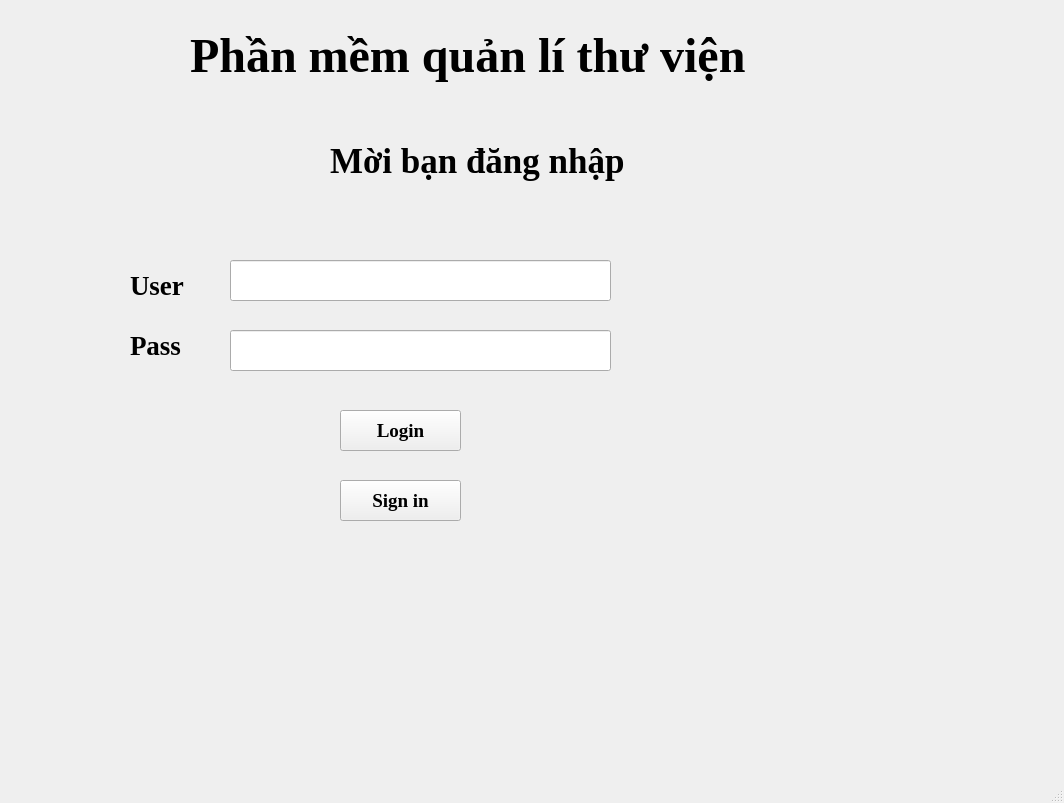
<?xml version="1.0" encoding="UTF-8"?>
<ui version="4.0">
 <class>MainWindow</class>
 <widget class="QMainWindow" name="MainWindow">
  <property name="geometry">
   <rect>
    <x>0</x>
    <y>0</y>
    <width>1064</width>
    <height>803</height>
   </rect>
  </property>
  <property name="mouseTracking">
   <bool>false</bool>
  </property>
  <property name="windowTitle">
   <string>MainWindow</string>
  </property>
  <widget class="QWidget" name="centralwidget">
   <widget class="QLabel" name="label">
    <property name="geometry">
     <rect>
      <x>190</x>
      <y>20</y>
      <width>861</width>
      <height>71</height>
     </rect>
    </property>
    <property name="font">
     <font>
      <family>Times New Roman</family>
      <pointsize>36</pointsize>
      <weight>75</weight>
      <bold>true</bold>
     </font>
    </property>
    <property name="text">
     <string>Phần mềm quản lí thư viện</string>
    </property>
   </widget>
   <widget class="QLabel" name="label_2">
    <property name="geometry">
     <rect>
      <x>330</x>
      <y>130</y>
      <width>381</width>
      <height>61</height>
     </rect>
    </property>
    <property name="font">
     <font>
      <family>Times New Roman</family>
      <pointsize>26</pointsize>
      <weight>75</weight>
      <bold>true</bold>
     </font>
    </property>
    <property name="text">
     <string>Mời bạn đăng nhập</string>
    </property>
   </widget>
   <widget class="QLabel" name="label_3">
    <property name="geometry">
     <rect>
      <x>130</x>
      <y>270</y>
      <width>91</width>
      <height>31</height>
     </rect>
    </property>
    <property name="font">
     <font>
      <family>Times New Roman</family>
      <pointsize>20</pointsize>
      <weight>75</weight>
      <bold>true</bold>
     </font>
    </property>
    <property name="text">
     <string>User</string>
    </property>
   </widget>
   <widget class="QLabel" name="label_4">
    <property name="geometry">
     <rect>
      <x>130</x>
      <y>330</y>
      <width>81</width>
      <height>31</height>
     </rect>
    </property>
    <property name="font">
     <font>
      <family>Times New Roman</family>
      <pointsize>20</pointsize>
      <weight>75</weight>
      <bold>true</bold>
     </font>
    </property>
    <property name="text">
     <string>Pass</string>
    </property>
   </widget>
   <widget class="QLineEdit" name="inputUser">
    <property name="geometry">
     <rect>
      <x>230</x>
      <y>260</y>
      <width>381</width>
      <height>41</height>
     </rect>
    </property>
   </widget>
   <widget class="QLineEdit" name="inputPass">
    <property name="geometry">
     <rect>
      <x>230</x>
      <y>330</y>
      <width>381</width>
      <height>41</height>
     </rect>
    </property>
    <property name="inputMask">
     <string/>
    </property>
   </widget>
   <widget class="QPushButton" name="LogButton">
    <property name="geometry">
     <rect>
      <x>340</x>
      <y>410</y>
      <width>121</width>
      <height>41</height>
     </rect>
    </property>
    <property name="font">
     <font>
      <family>Times New Roman</family>
      <pointsize>14</pointsize>
      <weight>75</weight>
      <bold>true</bold>
     </font>
    </property>
    <property name="mouseTracking">
     <bool>true</bool>
    </property>
    <property name="text">
     <string>Login</string>
    </property>
   </widget>
   <widget class="QPushButton" name="SignButton">
    <property name="geometry">
     <rect>
      <x>340</x>
      <y>480</y>
      <width>121</width>
      <height>41</height>
     </rect>
    </property>
    <property name="font">
     <font>
      <family>Times New Roman</family>
      <pointsize>14</pointsize>
      <weight>75</weight>
      <bold>true</bold>
     </font>
    </property>
    <property name="text">
     <string>Sign in</string>
    </property>
   </widget>
   <widget class="QLabel" name="mess">
    <property name="geometry">
     <rect>
      <x>380</x>
      <y>390</y>
      <width>55</width>
      <height>16</height>
     </rect>
    </property>
    <property name="text">
     <string/>
    </property>
   </widget>
  </widget>
  <widget class="QMenuBar" name="menubar">
   <property name="geometry">
    <rect>
     <x>0</x>
     <y>0</y>
     <width>1064</width>
     <height>26</height>
    </rect>
   </property>
  </widget>
  <widget class="QStatusBar" name="statusbar"/>
 </widget>
 <resources/>
 <connections/>
</ui>
